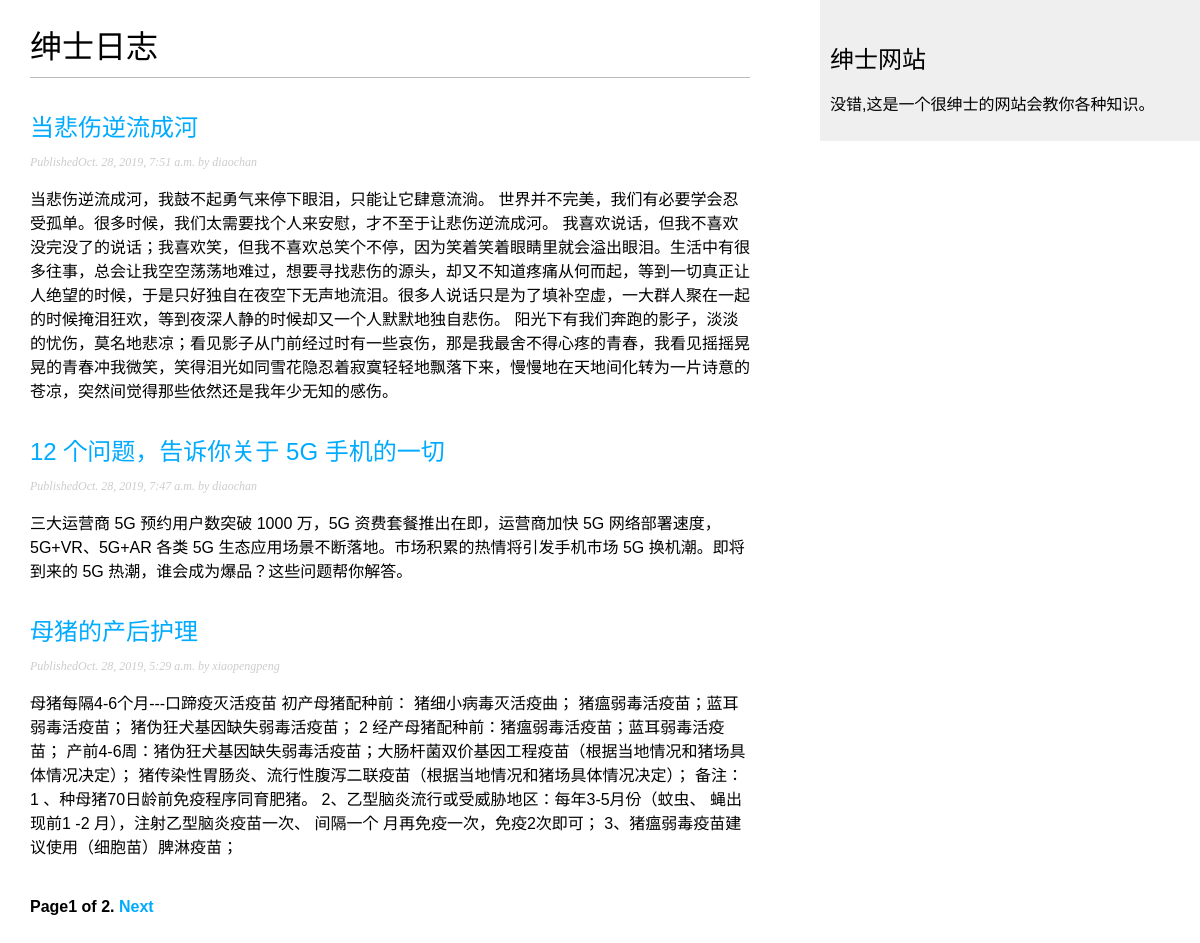
Screenshot of /blog/ with the database file from the repository.
### blog/models.py (models this page shows, shortened)
class Post(models.Model):
    STATUS_CHOICES=(
        ('draft','Draft'),
        ('published','Published'),
    )
    title=models.CharField(max_length=250)
    slug=models.SlugField(max_length=250,unique_for_date='publish')
    author=models.ForeignKey(User,on_delete=models.CASCADE,related_name='blog_posts')
    body=models.TextField()
    publish=models.DateTimeField(default=timezone.now)
    created=models.DateTimeField(auto_now_add=True)
    updated=models.DateTimeField(auto_now=True)
    status=models.CharField(max_length=10,choices=STATUS_CHOICES,default='draft')
    objects=models.Manager()
    published=PublishedManager()
    class Meta:
        ordering=('-publish',)
    def get_absolute_url(self):
        return reverse('blog:post_detail',args=[self.publish.year,self.publish.month,self.publish.day,self.slug])

### blog/views.py (the view)
# urls.py: path('',views.PostListView.as_view(),name='post_list'),
class PostListView(ListView):
    queryset=Post.published.all()
    context_object_name='posts'
    paginate_by=3
    template_name='blog/post/list.html'

### blog/templates/blog/post/list.html (shortened to what this page needs)
{% extends 'blog/base.html' %}
{% block content %}
    <h1>绅士日志</h1>
    {% for post in posts %}
        <h2>
            <a href="{{ post.get_absolute_url }}">{{ post.title }}</a>
        </h2>
        <p class="date">
            Published{{ post.publish }} by {{ post.author }}
        </p>
        {{ post.body|truncatewords:30|linebreaks }}
    {% endfor %}
    {% include "pagination.html" with page=page_obj %}
{% endblock %}

### blog/static/css/blog.css (style rules this page uses)
body { margin:0; padding:0; font-family:helvetica, sans-serif; }
a { color:#00abff; text-decoration:none; }
h1 { font-weight:normal; border-bottom:1px solid #bbb; padding:0 0 10px 0; }
h2 { font-weight:normal; margin:30px 0 0; }
p.date { color:#ccc; font-family: georgia, serif; font-size: 12px; font-style: italic; }

### rows the page displays
Post: title "当悲伤逆流成河", publish "Oct. 28, 2019, 7:51 a.m.", author "diaochan", body "当悲伤逆流成河，我鼓不起勇气来停下眼泪，只能让它肆意流淌。 世界并不完美，我们有必要学会忍受孤单。很多时候，我们太需要找个人来安慰，才不至于让悲伤逆流成河。 我喜欢说话，但我不喜欢没完没了的说话；我喜欢笑，但我不喜欢总笑个不停，因为笑着笑着眼睛里就会溢出眼泪。生活中有很多往事，总会让我空空荡荡地难过，想要寻找悲伤的源头，却又不知道疼痛从何而起，等到一切真正让人绝望的时候，于是只好独自在夜空下无声地流泪。很多人说话只是为了填补空虚，一大群人聚在一起的时候掩泪狂欢，等到夜深人静的时候却又一个人默默地独自悲伤。 阳光下有我们奔跑的影子，淡淡的忧伤，莫名地悲凉；看见影子从门前经过时有一些哀伤，那是我最舍不得心疼的青春，我看见摇摇晃晃的青春冲我微笑，笑得泪光如同雪花隐忍着寂寞轻轻地飘落下来，慢慢地在天地间化转为一片诗意的苍凉，突然间觉得那些依然还是我年少无知的感伤。"
Post: title "12 个问题，告诉你关于 5G 手机的一切", publish "Oct. 28, 2019, 7:47 a.m.", author "diaochan", body "三大运营商 5G 预约用户数突破 1000 万，5G 资费套餐推出在即，运营商加快 5G 网络部署速度，5G+VR、5G+AR 各类 5G 生态应用场景不断落地。市场积累的热情将引发手机市场 5G 换机潮。即将到来的 5G 热潮，谁会成为爆品？这些问题帮你解答。"
Post: title "母猪的产后护理", publish "Oct. 28, 2019, 5:29 a.m.", author "xiaopengpeng", body "母猪每隔4-6个月---口蹄疫灭活疫苗 初产母猪配种前： 猪细小病毒灭活疫曲； 猪瘟弱毒活疫苗；蓝耳弱毒活疫苗； 猪伪狂犬基因缺失弱毒活疫苗； 2 经产母猪配种前：猪瘟弱毒活疫苗；蓝耳弱毒活疫苗； 产前4-6周：猪伪狂犬基因缺失弱毒活疫苗；大肠杆菌双价基因工程疫苗（根据当地情况和猪场具体情况决定）； 猪传染性胃肠炎、流行性腹泻二联疫苗（根据当地情况和猪场具体情况决定）； 备注： 1 、种母猪70日龄前免疫程序同育肥猪。 2、乙型脑炎流行或受威胁地区：每年3-5月份（蚊虫、 蝇出现前1 -2 月），注射乙型脑炎疫苗一次、 间隔一个 月再免疫一次，免疫2次即可； 3、猪瘟弱毒疫苗建议使用（细胞苗）脾淋疫苗；"

### other values shown
{{ page.number }} "1"
{{ page.paginator.num_pages }} "2"
